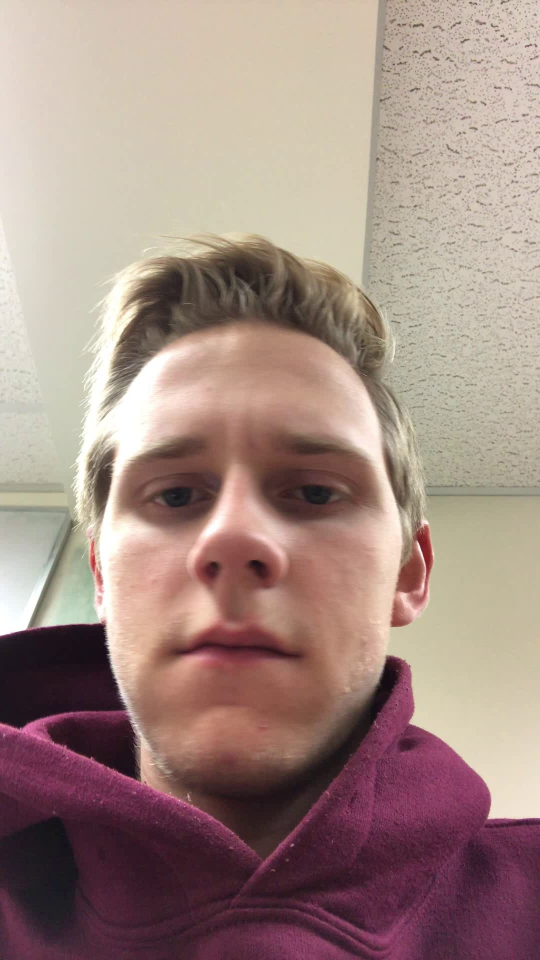
#> input picture alliot/frames/IMG_2444....avi/frame_0.jpg, 1080 x 1920 px (shown at 1/2 size); its folder holds only this picture in this run
$ python resize.py 5
#> lines starting #> are read from the running program, lines starting #| are printed output that depends on the picture
#> further down, img is the input picture: shape (1920, 1080, 3); mean B, G, R 130.8, 138.8, 162.7
### face.py
import matplotlib.pyplot as plt
import numpy as np
import cv2

face_xml_path = 'haarcascade_frontalface_default.xml'

face_cascade = cv2.CascadeClassifier(face_xml_path)

target_size = (128, 128)

def convertToRGB(img):
    return cv2.cvtColor(img, cv2.COLOR_BGR2RGB)

def faceRetriever(img):
    gray = cv2.cvtColor(img, cv2.COLOR_BGR2GRAY)
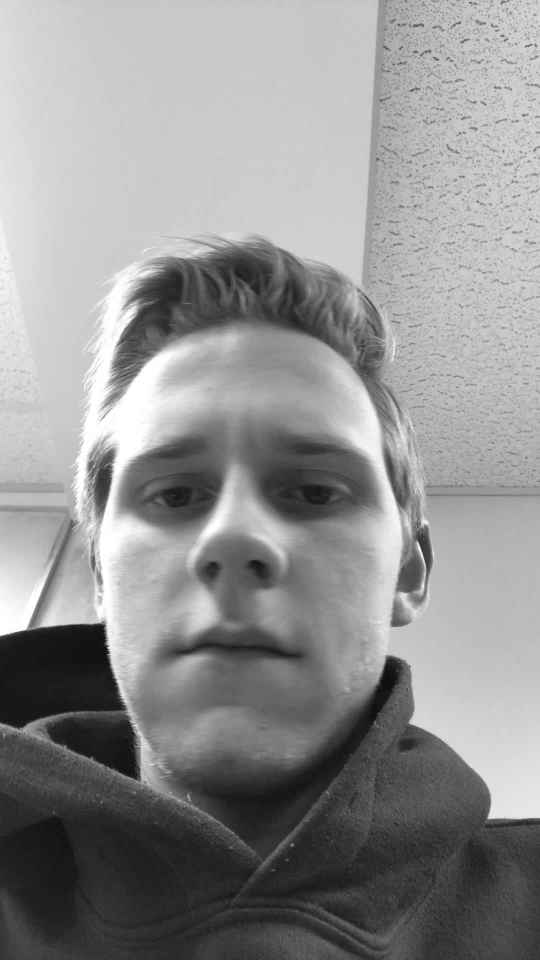
#> gray: shape (1920, 1080) (shown at 1/2 size); min 6, max 255, mean 145
    plt.imshow(gray, cmap='gray')

    faces = face_cascade.detectMultiScale(gray, 1.2, 5)
#> faces = [[87, 651, 787, 787]]

    result = []
    for (x,y,w,h) in faces:
        crop_img = cv2.resize(img[y:y+h, x:x+w], target_size)
        result.append((crop_img, (x,y,w,h)))
#> this loop made 1 pass
#> pass 1, in faceRetriever, `crop_img = cv2.resize(img[y:y+h, x:x+w], target_size)`:
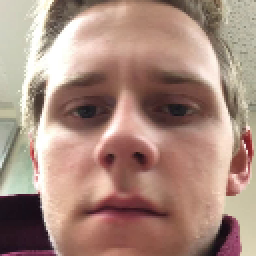
#> crop_img: shape (128, 128, 3) (shown 2 times larger); mean B, G, R 126.1, 138.7, 169
#> after the loop, result = 1 item

    return result

### resize.py
import cv2
from glob import glob
from face import faceRetriever
import numpy as np
import time
import os
import sys
import random
PATH = "{}/frames/*/*.jpg"

print(sys.argv[1])
for name in ['alliot','david','krittisak', 'nat']:
    filenames = sorted(glob(PATH.format(name)))
    if sys.argv[1] == "-1":
        print('reversed')
        filenames = reversed(filenames)
    else:
        print('not reversed')
    for filename in filenames:
        try:
            img = cv2.imread(filename)
            if np.prod(np.array(img).shape) != 128*128*3:
                faces = faceRetriever(img)
#> faces = 1 item
                faces_found = 0
                for face in faces:
                    # if np.var(np.array(face[0])) < 2000:
                    # continue
                    if faces_found > 0:
                        filename = filename[:-4] + '_{}.jpg'.format(faces_found)
                    cv2.imwrite(filename, face[0])
                    print(filename)
                    # time.sleep(5)
                    faces_found += 1
#> this loop made 1 pass
#> faces_found on pass 1: 1
#> (printed output is left out)
#> after the loop, faces_found = 1
                if faces_found == 0:
                    print("removing {}".format(filename))
                    os.remove(filename)
        except Exception as e:
            print(e)
            print("error with {}".format(filename))
            pass
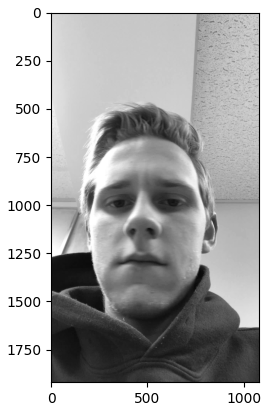
#> figure drawn by matplotlib, 1 panel
